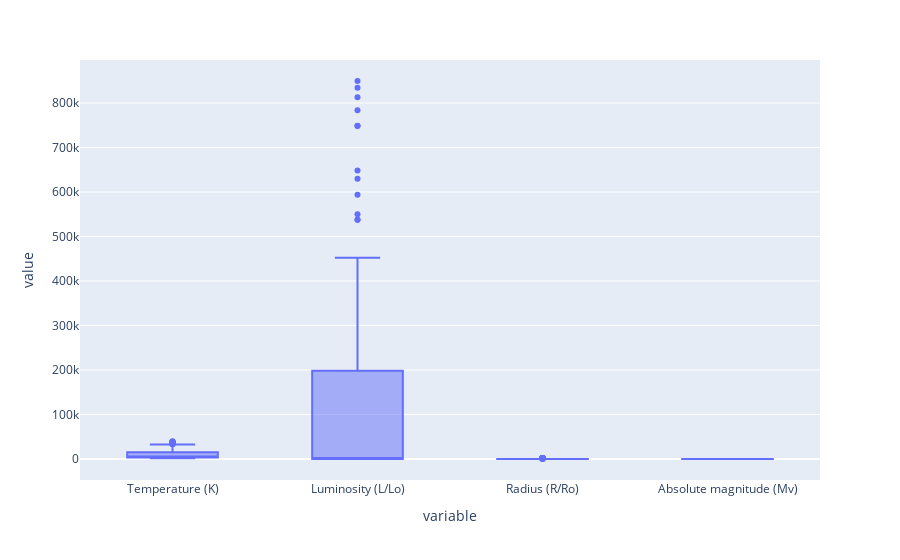

The code cell stored with this chart in its notebook:
### Markdown cell above
#### Check outliers

### Code cell
px.box(data_frame=star[num_cols])

### Figure 1 — Plotly figure (JSON) as saved in the notebook; plotly's stock layout.template omitted (floating-point values rounded to 4 significant figures; data arrays with more than 128 entries replaced by an {"elided": "..."} marker saying what was removed)
{"data": [{"alignmentgroup": "True", "hovertemplate": "variable=%{x}<br>value=%{y}<extra></extra>", "legendgroup": "", "marker": {"color": "#636efa"}, "name": "", "notched": false, "offsetgroup": "", "orientation": "v", "showlegend": false, "type": "box", "x": {"elided": "960 str values"}, "x0": " ", "xaxis": "x", "y": {"elided": "960 float values"}, "y0": " ", "yaxis": "y"}], "layout": {"boxmode": "group", "legend": {"tracegroupgap": 0}, "margin": {"t": 60}, "xaxis": {"anchor": "y", "domain": [0, 1], "title": {"text": "variable"}}, "yaxis": {"anchor": "x", "domain": [0, 1], "title": {"text": "value"}}}}
